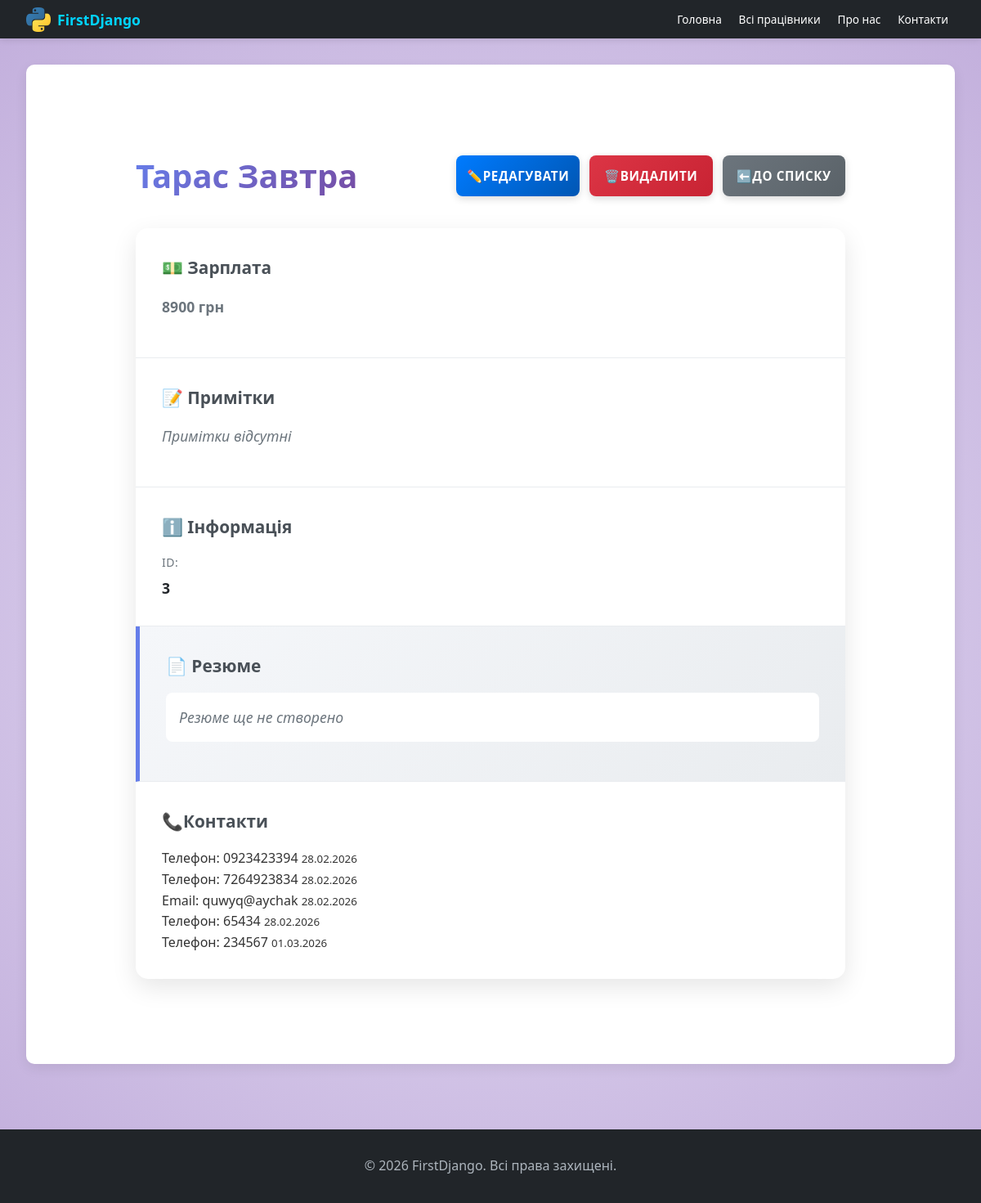
Page /workers/3/ on the committed database.
### workers/models.py (models this page shows, shortened)
class Worker(models.Model):
    name = models.CharField(max_length=50, blank=False, null=False)
    salary = models.IntegerField(default=0)
    notes = models.TextField(blank=True, null=True)
    owner = models.ForeignKey(User, on_delete=models.CASCADE, related_name='workers', null=True, blank=True)
    photo = models.ImageField(upload_to='workers/photos/', blank=True, null=True, verbose_name='Фото')

class Contact(models.Model):
    CONTACT_TYPE_CHOICES = [('email', 'Email'), ('phone', 'Телефон'), ('telegram', 'Telegram'),
                            ]
    worker = models.ForeignKey(Worker, on_delete=models.CASCADE, related_name='contacts')
    type = models.CharField(max_length=20, choices=CONTACT_TYPE_CHOICES)
    value = models.CharField(max_length=100)
    created_at = models.DateTimeField(auto_now_add=True)
    class Meta:
        verbose_name = 'Контакт'
        verbose_name_plural = 'Контакти'

### workers/views.py (the view)
# urls.py: path('<int:pk>/', WorkerDetailView.as_view(), name='worker_detail'),
class WorkerDetailView(DetailView):
    model = Worker
    template_name = 'workers/worker_detail.html'
    context_object_name = 'worker'
    login_url = '/login/'
    def get_context_data(self, **kwargs):
        context = super().get_context_data(**kwargs)
        context['title'] = f'Деталі: {self.object.name}'
        return context

### workers/context_procesors.py (called while the page is built)
def worker_count(request):
    context = {
        'worker_count': Worker.objects.count()
    }
    return context

### workers/templates/workers/worker_detail.html (shortened to what this page needs)
{% extends 'main/base.html' %}
{% load static %}
{% block extra_css %}
    <link rel="stylesheet" href="{% static 'main/css/index.css' %}?v=2">
    <link rel="stylesheet" href="{% static 'workers/css/worker-detail.css' %}?v=1">
    <link rel="stylesheet" href="{% static 'workers/css/resume.css' %}?v=1">
{% endblock %}
{% block content %}
    <div class="worker-detail-container">
        <div class="detail-header">
            <h1>{{ worker.name }}</h1>
            <div class="header-actions">
                {% if user.is_superuser or user.id == worker.owner.id %}
                    <a href="{% url 'edit_worker' worker.pk %}" class="btn btn-edit">✏️Редагувати</a>
                    <a href="{% url 'delete_worker' worker.pk %}" class="btn btn-delete">🗑️Видалити</a>
                {% endif %}
                <a href="{% url 'all_workers' %}" class="btn btn-secondary">⬅️До списку</a>
            </div>
        </div>
        <div class="detail-card">
            <div class="detail-section">
                <h3>💵 Зарплата</h3>
                <p class="salary-amount">{{ worker.salary }} грн</p>
            </div>
            {% if worker.notes %}
                <div class="detail-section">
                    <h3>📝 Примітки</h3>
                    <p class="notes-text">{{ worker.notes }}</p>
                </div>
            {% else %}
                <div class="detail-section">
                    <h3>📝 Примітки</h3>
                    <p class="no-notes">Примітки відсутні</p>
                </div>
            {% endif %}
            <div class="detail-section">
                <h3>ℹ️ Інформація</h3>
                <div class="info-grid">
                    <div class="info-item">
                        <span class="info-label">ID:</span>
                        <span class="info-value">{{ worker.id }}</span>
                    </div>
                </div>
            </div>
            {% if worker.resume %}
                <div class="detail-section resume-section">
                    <h3>📄 Резюме</h3>
                    <div class="resume-content">
                        <p class="resume-date">Дата створення: <strong>{{ worker.resume.date_created|date:"d.m.Y" }}</strong></p>
                        <div class="resume-description">
                            <p>{{ worker.resume.discription }}</p>
                        </div>
                        {% if user.is_superuser %}
                            <div class="resume-actions">
                                <a href="{% url 'edit_resume' worker.resume.pk %}" class="btn btn-edit">✏️Редагувати резюме</a>
                                <a href="{% url 'delete_resume' worker.resume.pk %}" class="btn btn-delete">🗑️Видалити резюме</a>
                            </div>
                        {% endif %}
                    </div>
                </div>
            {% else %}
                <div class="detail-section resume-section">
                    <h3>📄 Резюме</h3>
                    <p class="no-resume">Резюме ще не створено</p>
                </div>
            {% endif %}
            <div class="detail-section contacts-section">
                <h3>📞Контакти</h3>
                {% if worker.contacts.all %}
                    <div class="contacts-list">
                        {% for contact in worker.contacts.all %}
                            <div class="contact-item">
                                <span class="contact-type">{{ contact.get_type_display }}:</span>
                                <span class="contact-value">{{ contact.value }}</span>
                                <small class="contact-date">{{ contact.created_at|date:"d.m.Y" }}</small>
                            </div>
                        {% endfor %}
                    </div>
                {% else %}
                    <p class="no-contacts">Контакти ще не додано</p>
                    {% if user.is_superuser %}
                        <a href="{% url 'create_contact' worker.pk %}" class="btn btn-primary">➕ Додати контакт</a>
                    {% endif %}
                {% endif %}
            </div>
        </div>
    </div>
{% endblock %}

### main/static/main/css/base.css (style rules this page uses)
* { margin: 0; padding: 0; box-sizing: border-box; }
body { font-family: 'Segoe UI', Tahoma, Geneva, Verdana, sans-serif; background-color: #f8f9fa; background-image: radial-gradient(circle at center, rgba(180, 180, 180, 0.5) 0%, rgba(170, 140, 210, 0.5) 60%, rgba(140, 100, 190, 0.5) 100%); background-attachment: fixed; color: #333; line-height: 1.6; display: flex; flex-direction: column; min-height: 100vh; }
.content-box h1 { color: #212529; margin-bottom: 1.5rem; font-size: 2.5rem; }
.content-box p { color: #6c757d; margin-bottom: 1rem; font-size: 1.1rem; }
.btn { padding: 0.75rem 1.5rem; border: none; border-radius: 5px; font-size: 1rem; font-weight: 600; cursor: pointer; text-decoration: none; display: inline-block; text-align: center; transition: all 0.3s ease; }
.btn-secondary { background-color: #6c757d; color: white; }

### main/static/main/css/buttons.css (style rules this page uses)
.btn { display: inline-block; padding: 12px 28px; font-size: 15px; font-weight: 600; text-align: center; text-decoration: none; border: none; border-radius: 8px; cursor: pointer; transition: all 0.3s ease; font-family: 'Segoe UI', Tahoma, Geneva, Verdana, sans-serif; position: relative; overflow: hidden; box-shadow: 0 4px 12px rgba(0, 0, 0, 0.15); }
.btn::before { content: ''; position: absolute; top: 0; left: -100%; width: 100%; height: 100%; background: linear-gradient(90deg, transparent, rgba(255, 255, 255, 0.3), transparent); transition: left 0.5s ease; }
.btn-secondary { background: linear-gradient(135deg, #6c757d 0%, #5a6268 100%); color: white; box-shadow: 0 4px 15px rgba(108, 117, 125, 0.3); }
.btn-edit { background: linear-gradient(135deg, #ffc107 0%, #ff9800 100%); color: #212529; box-shadow: 0 4px 15px rgba(255, 193, 7, 0.3); }
.btn-delete { background: linear-gradient(135deg, #dc3545 0%, #c82333 100%); color: white; box-shadow: 0 4px 15px rgba(220, 53, 69, 0.3); }

### main/static/main/css/index.css (style rules this page uses)
.btn { flex: 1; padding: 0.8rem 1rem; border: none; border-radius: 8px; font-size: 0.95rem; font-weight: 600; cursor: pointer; transition: all 0.3s ease; text-transform: uppercase; letter-spacing: 0.6px; text-decoration: none; text-align: center; box-shadow: 0 3px 10px rgba(0, 0, 0, 0.15); position: relative; overflow: hidden; }
.btn::before { content: ''; position: absolute; top: 0; left: -100%; width: 100%; height: 100%; background: linear-gradient(90deg, transparent, rgba(255, 255, 255, 0.2), transparent); transition: left 0.5s ease; }
.btn-edit { background: linear-gradient(135deg, #007bff 0%, #0056b3 100%); color: white; }
.btn-delete { background: linear-gradient(135deg, #dc3545 0%, #c82333 100%); color: white; }
.btn-secondary { flex: 1; background: linear-gradient(135deg, #6c757d 0%, #5a6268 100%); color: white; padding: 0.85rem 1.5rem; border: none; border-radius: 10px; font-size: 1rem; font-weight: 700; cursor: pointer; transition: all 0.3s ease; text-transform: uppercase; letter-spacing: 0.8px; text-decoration: none; text-align: center; box-shadow: 0 4px 15px rgba(108, 117, 125, 0.3); display: inline-flex; align-items: center; justify-content: center; gap: 0.5rem; }

### workers/static/workers/css/resume.css (style rules this page uses)
.resume-section { background: linear-gradient(135deg, #f5f7fa 0%, #e9ecef 100%); border-left: 5px solid #667eea; }
.no-resume { color: #6c757d; font-style: italic; padding: 1rem; background: white; border-radius: 8px; margin: 0; }

### rows in the picture
Worker: name "Тарас Завтра", salary "8900", id "3"
Contact: type "Телефон", value "0923423394", created_at "28.02.2026"
Contact: type "Телефон", value "7264923834", created_at "28.02.2026"
Contact: type "Email", value "quwyq@aychak", created_at "28.02.2026"
Contact: type "Телефон", value "65434", created_at "28.02.2026"
Contact: type "Телефон", value "234567", created_at "01.03.2026"
